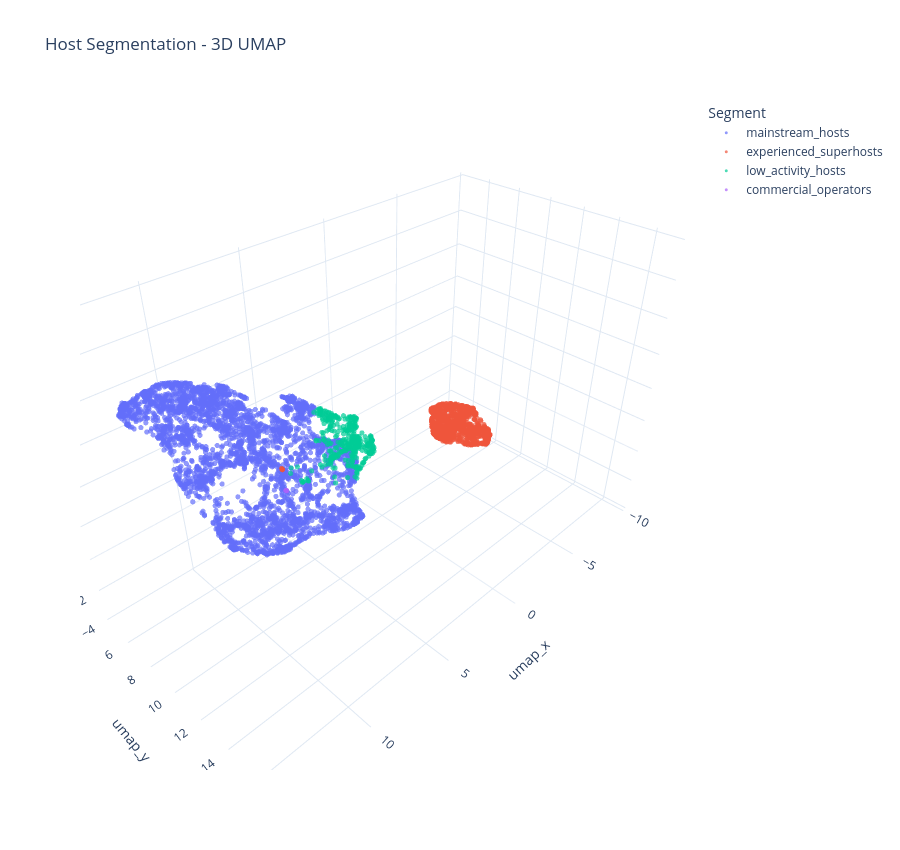

The notebook cell saved with this chart:
### Markdown cell above
#### Вывод: интерпретация кластеров

KMeans выделил четыре сегмента хостов с различными стратегиями поведения на рынке Airbnb.

**Mainstream hosts**

- `3528` хостов, около `70%` рынка;
- обычно `1 listing`;
- median price: `237 EUR`;
- высокий `calendar_unavail_rate` (`0.75`).

Это основной массовый сегмент Airbnb Амстердама: небольшие хосты с одним объектом и стабильной активностью в календаре.

**Experienced superhosts**

- `1089` хостов, около `22%` рынка;
- обычно `1 listing`;
- median price: `189 EUR`;
- `calendar_unavail_rate`: `0.62`;
- высокая доля superhost.

Это более опытные хосты с сильной репутацией и хорошей операционной дисциплиной.

**Low activity hosts**

- `406` хостов, около `8%` рынка;
- обычно `1 listing`;
- median price: `224 EUR`;
- низкий `calendar_unavail_rate` (`0.37`);
- низкий response rate.

Вероятно, это менее активные или менее успешные хосты с нестабильной доступностью/активностью.

**Commercial operators**

- всего `3` хоста;
- extremely large portfolios: median `569` listings;
- median price: `241.5 EUR`;
- very low `calendar_unavail_rate` (`0.07`).

Это маленький, но важный commercial/operator сегмент с очень большими портфелями. Его стоит анализировать отдельно, потому что размер группы слишком мал для устойчивых статистических выводов.

**Бизнес-инсайты**

Рынок Airbnb Амстердама почти полностью состоит из небольших hosts с одним listing. Массовый сегмент (`mainstream + experienced`) формирует более `90%` всех хостов.

Крупные commercial operators существуют, но в текущем snapshot представлены всего несколькими аккаунтами, поэтому их влияние лучше оценивать отдельно от массового рынка.

### Code cell
# 3D UMAP-проекция сегментов
if HAS_UMAP:
    emb = umap.UMAP(n_components=3, n_neighbors=30, min_dist=0.15, random_state=SEED).fit_transform(X_scaled)
    plot_df = hf.copy()
    plot_df[["umap_x", "umap_y", "umap_z"]] = emb

    fig = px.scatter_3d(
        plot_df,
        x="umap_x",
        y="umap_y",
        z="umap_z",
        color="final_label",
        opacity=0.7,
        hover_data=["host_listings_count", "host_experience_years", "mean_price", "median_unavail_rate"],
        title="Host Segmentation - 3D UMAP",
    )
    fig.update_traces(marker={"size": 3})
    fig.update_layout(template="plotly_white", height=850, legend_title="Segment")
    fig.show()
else:
    print(f"UMAP visualization пропущена: {UMAP_IMPORT_ERROR}")

### Figure 1 — Plotly figure (JSON) as saved in the notebook; plotly's stock layout.template omitted (floating-point values rounded to 4 significant figures; data arrays with more than 128 entries replaced by an {"elided": "..."} marker saying what was removed)
{"data": [{"customdata": {"elided": "3528x4 float values"}, "hovertemplate": "final_label=mainstream_hosts<br>umap_x=%{x}<br>umap_y=%{y}<br>umap_z=%{z}<br>host_listings_count=%{customdata[0]}<br>host_experience_years=%{customdata[1]}<br>mean_price=%{customdata[2]}<br>median_unavail_rate=%{customdata[3]}<extra></extra>", "legendgroup": "mainstream_hosts", "marker": {"color": "#636efa", "opacity": 0.7, "size": 3, "symbol": "circle"}, "mode": "markers", "name": "mainstream_hosts", "scene": "scene", "showlegend": true, "type": "scatter3d", "x": {"elided": "3528 float values"}, "y": {"elided": "3528 float values"}, "z": {"elided": "3528 float values"}}, {"customdata": {"elided": "1089x4 float values"}, "hovertemplate": "final_label=experienced_superhosts<br>umap_x=%{x}<br>umap_y=%{y}<br>umap_z=%{z}<br>host_listings_count=%{customdata[0]}<br>host_experience_years=%{customdata[1]}<br>mean_price=%{customdata[2]}<br>median_unavail_rate=%{customdata[3]}<extra></extra>", "legendgroup": "experienced_superhosts", "marker": {"color": "#EF553B", "opacity": 0.7, "size": 3, "symbol": "circle"}, "mode": "markers", "name": "experienced_superhosts", "scene": "scene", "showlegend": true, "type": "scatter3d", "x": {"elided": "1089 float values"}, "y": {"elided": "1089 float values"}, "z": {"elided": "1089 float values"}}, {"customdata": {"elided": "406x4 float values"}, "hovertemplate": "final_label=low_activity_hosts<br>umap_x=%{x}<br>umap_y=%{y}<br>umap_z=%{z}<br>host_listings_count=%{customdata[0]}<br>host_experience_years=%{customdata[1]}<br>mean_price=%{customdata[2]}<br>median_unavail_rate=%{customdata[3]}<extra></extra>", "legendgroup": "low_activity_hosts", "marker": {"color": "#00cc96", "opacity": 0.7, "size": 3, "symbol": "circle"}, "mode": "markers", "name": "low_activity_hosts", "scene": "scene", "showlegend": true, "type": "scatter3d", "x": {"elided": "406 float values"}, "y": {"elided": "406 float values"}, "z": {"elided": "406 float values"}}, {"customdata": [[433.0, 14.4, 95.0, 0.3096], [957.0, 4.079, 241.5, 0.03562], [569.0, 2.891, 394.8, 0.07123]], "hovertemplate": "final_label=commercial_operators<br>umap_x=%{x}<br>umap_y=%{y}<br>umap_z=%{z}<br>host_listings_count=%{customdata[0]}<br>host_experience_years=%{customdata[1]}<br>mean_price=%{customdata[2]}<br>median_unavail_rate=%{customdata[3]}<extra></extra>", "legendgroup": "commercial_operators", "marker": {"color": "#ab63fa", "opacity": 0.7, "size": 3, "symbol": "circle"}, "mode": "markers", "name": "commercial_operators", "scene": "scene", "showlegend": true, "type": "scatter3d", "x": [10.83, 10.8, 10.81], "y": [14.03, 14.04, 14.03], "z": [7.419, 7.405, 7.424]}], "layout": {"height": 850, "legend": {"title": {"text": "Segment"}, "tracegroupgap": 0}, "scene": {"domain": {"x": [0.0, 1.0], "y": [0.0, 1.0]}, "xaxis": {"title": {"text": "umap_x"}}, "yaxis": {"title": {"text": "umap_y"}}, "zaxis": {"title": {"text": "umap_z"}}}, "title": {"text": "Host Segmentation - 3D UMAP"}}}
